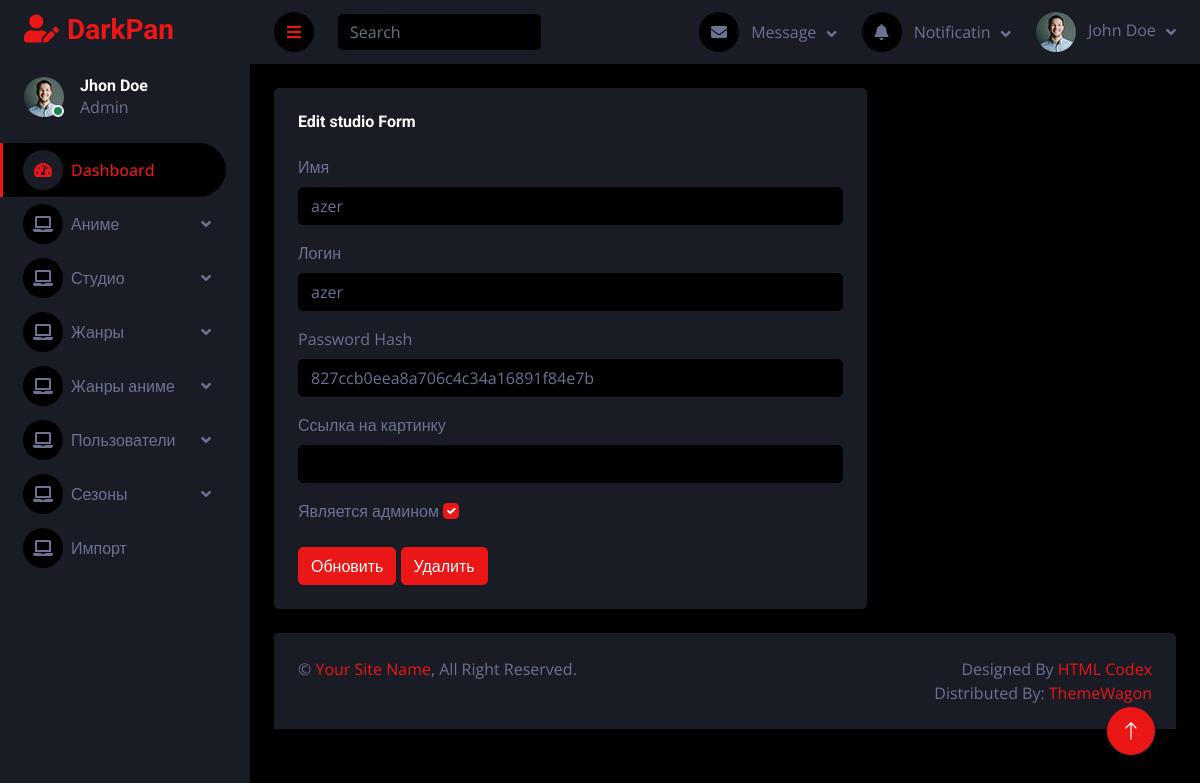
Before: /adminpanel/userForm.php?id=1 with the older database file.
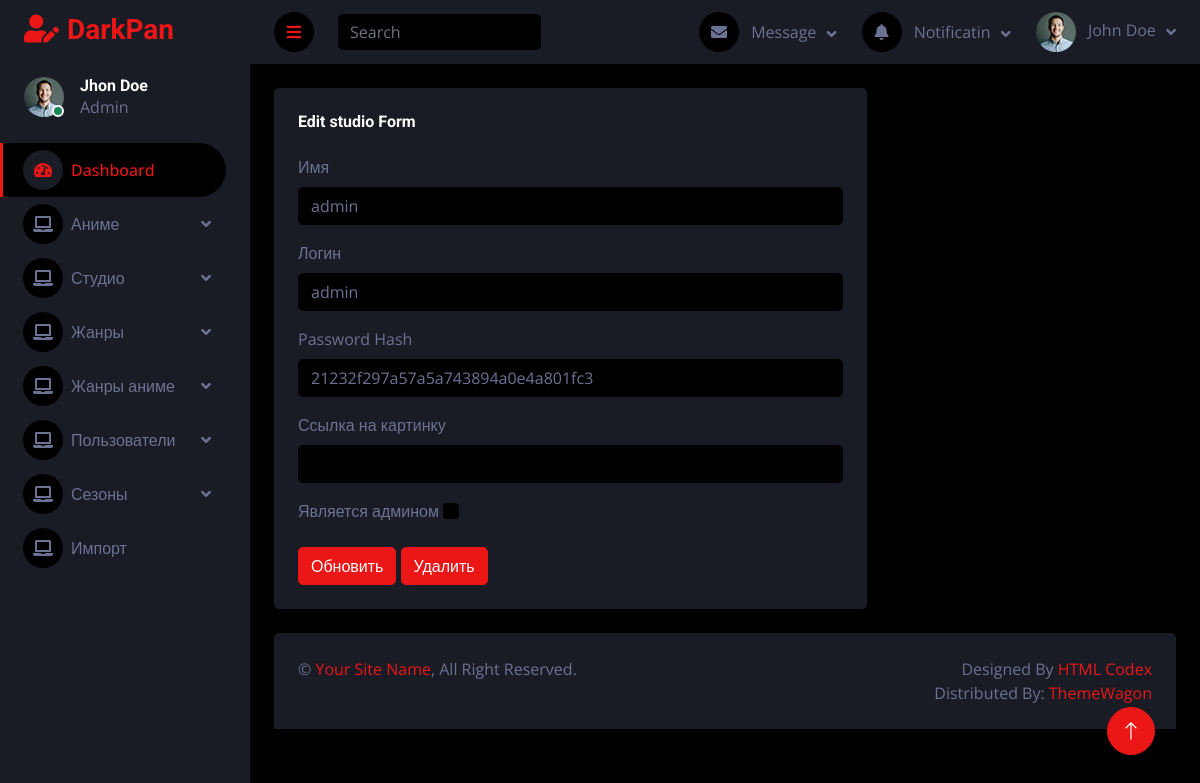
After: the same page with the newer database file.
### tables this page shows
CREATE TABLE `user` (
  `id` int(11) NOT NULL AUTO_INCREMENT,
  `name` varchar(250) NOT NULL,
  `login` varchar(250) NOT NULL,
  `passwordHash` varchar(32) NOT NULL,
  `profileImage` text,
  `isAdmin` tinyint(1) NOT NULL DEFAULT '0',
  `createDate` datetime NOT NULL,
  `updateDate` datetime DEFAULT NULL,
  PRIMARY KEY (`id`),
  UNIQUE KEY `login` (`login`)
);

### db.php (called while the page is built, shortened)
<?php
function SELECT($sql, $params = "", $data = array()) {
	$db = @mysqli_connect(HOST, USERNAME, PASSWORD, DATABASE) or die('ошибка соединение с БД');
	mysqli_set_charset($db, 'utf8');
	$statement = $db->prepare($sql);
	if (count($data) > 0) {
		$statement->bind_param($params, ...$data);
	}
	$statement->execute();
	$res = $statement->get_result();
	$result = $res->fetch_all(MYSQLI_ASSOC);
	return $result;
}
?>

### adminpanel/userForm.php (the view, shortened to what this page needs)
<?php
include('../db.php');
include('inc/header.php');
$id = $_GET['id'];
$sql = "SELECT * FROM `user` WHERE id=?";
$user = SELECT($sql, "i", [$id])[0];
?>
<body>
    <div class="container-fluid position-relative d-flex p-0">
        <?php include('./inc/sideBar.php'); ?>
        <div class="content">
            <?php include('./inc/navBar.php'); ?>
            <div class="container-fluid pt-4 px-4">
                <div class="row g-4">
                    <div class="col-sm-12 col-xl-8">
                        <div class="bg-secondary rounded h-100 p-4">
                            <h6 class="mb-4">Edit studio Form</h6>
                            <form action="CRUD/user/update.php" method="POST">
                                <div class="mb-3">
                                    <label class="form-label">Имя</label>
                                    <input type="text" class="form-control" name="name" value="<?=$user['name']?>">
                                </div>
                                <div class="mb-3">
                                    <label class="form-label">Логин</label>
                                    <input type="text" class="form-control" name="login" value="<?=$user['login']?>">
                                </div>
                                <div class="mb-3">
                                    <label class="form-label">Password Hash</label>
                                    <input type="text" class="form-control" name="passwordHash" value="<?=$user['passwordHash']?>">
                                </div>
                                <div class="mb-3">
                                    <label class="form-label">Ссылка на картинку</label>
                                    <input type="text" class="form-control" name="profileImage" value="<?=$user['profileImage']?>">
                                </div>
                                <div class="mb-3">
                                    <label class="form-label">Является админом</label>
                                    <?php echo '<input class="form-check-input" name="isAdmin" type="checkbox" ' . ($user['isAdmin'] == 1 ? 'checked' : '') . '>'; ?>
                                </div>
                                <button type="submit" class="btn btn-primary">Обновить</button>
                                <a href="./CRUD/user/delete.php?id=<?=$user['id']?>" class="btn btn-primary">
                                    Удалить
                                    </a>
                            </form>
                        </div>
                    </div>
                </div>
            </div>
            <div class="container-fluid pt-4 px-4">
                <div class="bg-secondary rounded-top p-4">
                    <div class="row">
                        <div class="col-12 col-sm-6 text-center text-sm-start">
                            &copy; <a href="#">Your Site Name</a>, All Right Reserved.
                        </div>
                        <div class="col-12 col-sm-6 text-center text-sm-end">
                            Designed By <a href="https://htmlcodex.com">HTML Codex</a>
                            <br>Distributed By: <a href="https://themewagon.com" target="_blank">ThemeWagon</a>
                        </div>
                    </div>
                </div>
            </div>
        </div>
        <a href="#" class="btn btn-lg btn-primary btn-lg-square back-to-top"><i class="bi bi-arrow-up"></i></a>
    </div>
<?php include('./inc/footer.php'); ?>

Changed rows visible on the page:
changed user: name "azer" → "admin"; login "azer" → "admin"; passwordHash "827ccb0eea8a706c4c34a16891f84e7b" → "21232f297a57a5a743894a0e4a801fc3"; isAdmin "☑" → "☐"
